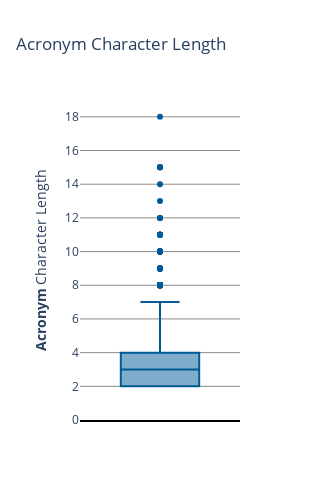

The code cell stored with this chart in its notebook:
### Code cell
acronym_loc = []
for i in data['acronyms']:
    for j in i:
        acronym_loc.append(j)
        
acronym_length = pd.DataFrame(np.diff(acronym_loc), columns=['acronym_length'])

fig = px.box(acronym_length, y="acronym_length",
             width=300, height=500,
             title="Character Length Long-Form "
            )

fig.update_yaxes(dtick=2, range=[0, 19])
fig.update_layout(title='Acronym Character Length')
    # Adding Axis labels
fig.update_yaxes(title_text="<b>Acronym</b> Character Length",)

fig.update_yaxes(showgrid=True, gridwidth=1, gridcolor='#8D8A89')
fig.update_xaxes(showline=True, linewidth=2, linecolor='black')

    # Addjusting background color
fig.update_layout(paper_bgcolor='white', plot_bgcolor='white')
fig.update_traces(marker_color='#005B96')


fig.show()

### Figure 1 — Plotly figure (JSON) as saved in the notebook; plotly's stock layout.template omitted (floating-point values rounded to 4 significant figures; data arrays with more than 128 entries replaced by an {"elided": "..."} marker saying what was removed)
{"data": [{"alignmentgroup": "True", "hovertemplate": "acronym_length=%{y}<extra></extra>", "legendgroup": "", "marker": {"color": "#005B96"}, "name": "", "notched": false, "offsetgroup": "", "orientation": "v", "showlegend": false, "type": "box", "x0": " ", "xaxis": "x", "y": {"elided": "7689 int values"}, "y0": " ", "yaxis": "y"}], "layout": {"boxmode": "group", "height": 500, "legend": {"tracegroupgap": 0}, "paper_bgcolor": "white", "plot_bgcolor": "white", "title": {"text": "Acronym Character Length"}, "width": 300, "xaxis": {"anchor": "y", "domain": [0, 1], "linecolor": "black", "linewidth": 2, "showline": true}, "yaxis": {"anchor": "x", "domain": [0, 1], "dtick": 2, "gridcolor": "#8D8A89", "gridwidth": 1, "range": [0, 19], "showgrid": true, "title": {"text": "<b>Acronym</b> Character Length"}}}}
